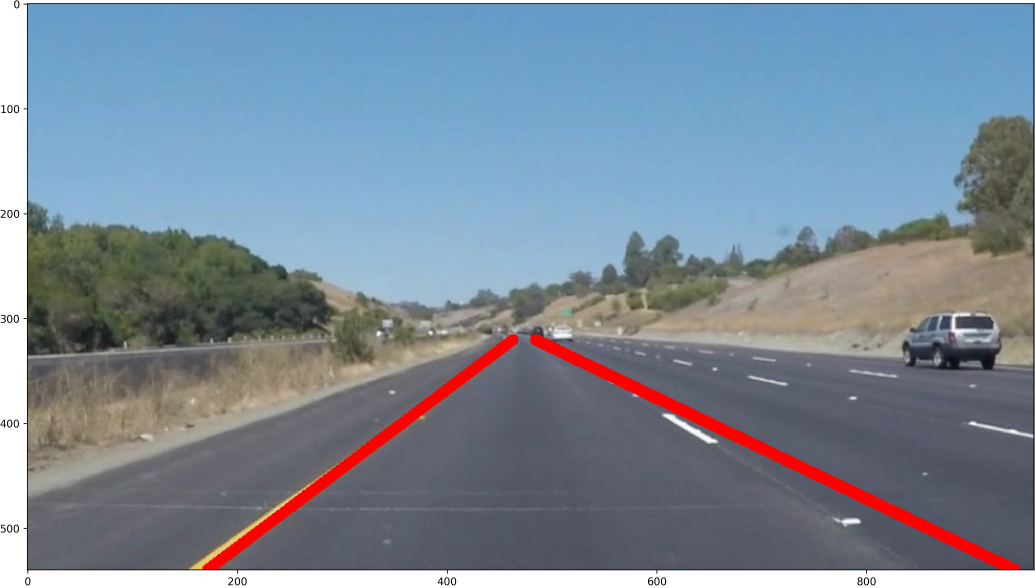
#> input picture lane_detect_example.jpg, 4138 x 2350 px (shown at 1/4 size)
$ python -i detect.py   (imports and definitions only)
#> lines starting #> are read from the running program, lines starting #| are printed output that depends on the picture; after the words box and inside, x2 and y2 are one past the last pixel; in counts of white or black regions, pixels touching at a corner belong together
#3rd party dependencies
import numpy as np
import cv2

# set tuning parameters for algortithms
# gaussian blurring param:
kernel_size = 5  # Gaussian blur kernel must be odd number
# canny edge detection params:
low_thresh = 50  # low gradient threshold
hi_thresh = 150  # high gradient threshold
# hough transform params:
rho = 1  # distance resolution of the accumulator in pixels
theta = np.pi / 180  # angle resolution of the accumulator in radians
threshold = 2  # votes needed to return line (>threshold).
min_line_len = 50
max_line_gap = 20


def detect(raw_image):
    gray_image = cv2.cvtColor(raw_image, cv2.COLOR_RGB2GRAY)
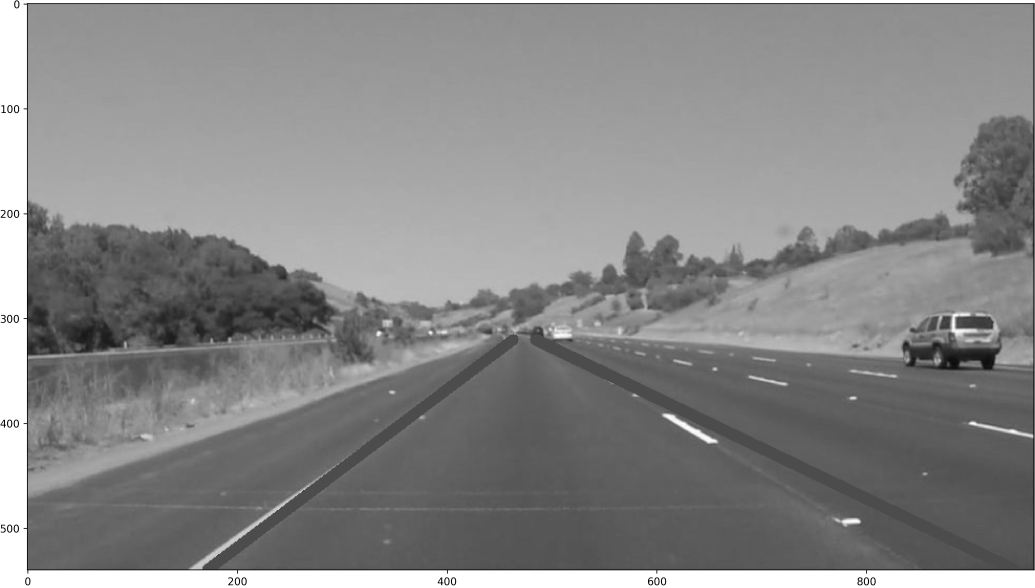
#> gray_image: shape (2350, 4138) (shown at 1/4 size); min 0, max 255, mean 135.2

    # gaussian blur + canny edge detection
    gaussian_image = cv2.GaussianBlur(gray_image, (kernel_size, kernel_size), 0)
    edges_image = cv2.Canny(gaussian_image, low_thresh, hi_thresh)
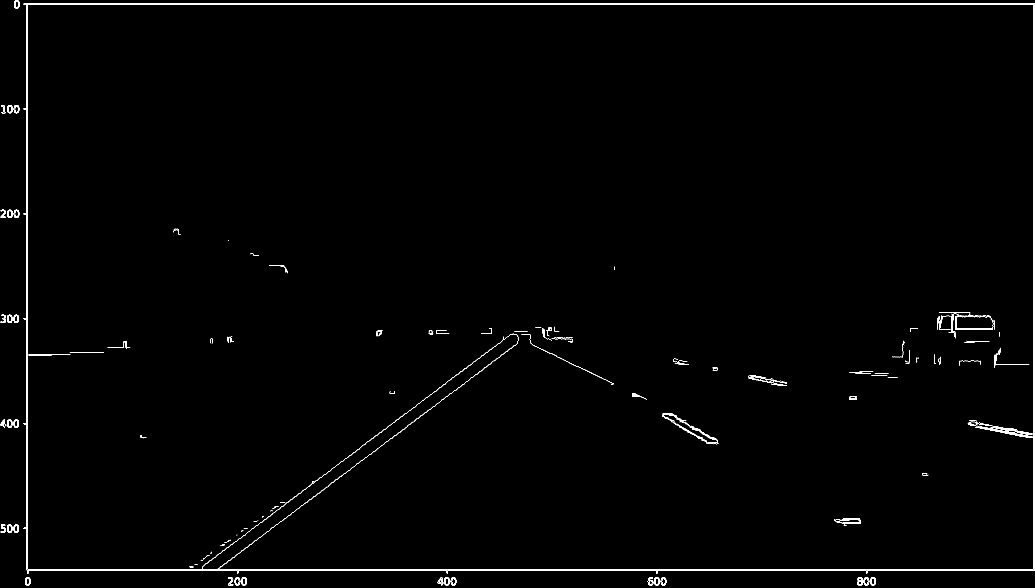
#> edges_image: shape (2350, 4138) (shown at 1/4 size); 0.45% white in thin lines or dots

    # crop
    mask = np.zeros_like(edges_image)
    imshape = raw_image.shape
#> imshape = (2350, 4138, 3)
    vertices = np.array([[(75, imshape[0]), (imshape[1] / 2 - 50, imshape[0] / 2 + 50),
                          (imshape[1] / 2 + 50, imshape[0] / 2 + 50), (imshape[1] - 75, imshape[0])]], dtype=np.int32)
    cv2.fillPoly(mask, vertices, 255)
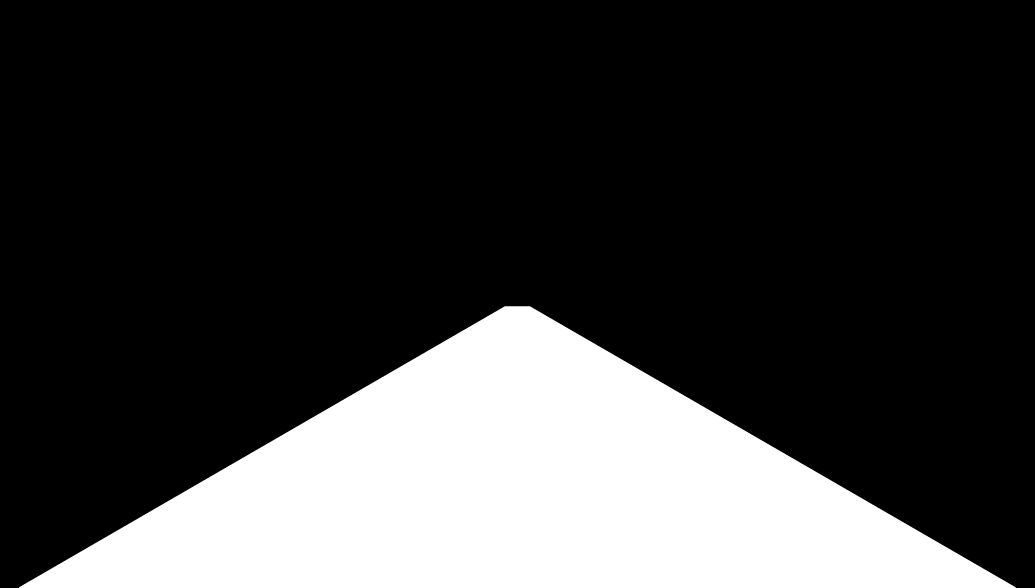
#> mask: shape (2350, 4138) (shown at 1/4 size); 23.7% white; 1 white region, box (x1, y1, x2, y2) and area: (76, 1225, 4063, 2350) 2300319
    masked_edges_image = cv2.bitwise_and(edges_image, mask)
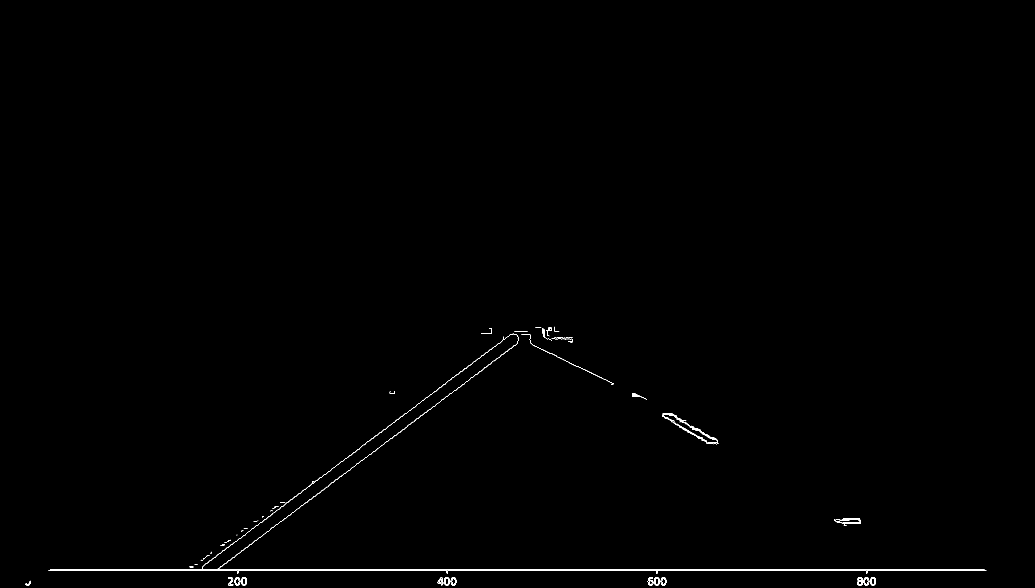
#> masked_edges_image: shape (2350, 4138) (shown at 1/4 size); 0.17% white in thin lines or dots, all inside (x1, y1, x2, y2) = (102, 1307, 3946, 2342)

    # lines via hough transform
    lines = cv2.HoughLinesP(masked_edges_image, rho, theta, threshold, np.array([]), min_line_len, max_line_gap)
#> lines = 121 rows, first 6: [200, 2277, 3938, 2277], [193, 2281, 3945, 2281], [2751, 1729, 2809, 1751], [2227, 1427, 2453, 1533], [810, 2266, 2057, 1326], [3433, 2323, 3502, 2323]

    # extract + lines from hough data structure. Associate slope so we can sort by it.
    pos_lines = [[x1, y1, x2, y2, (y2 - y1) / (x2 - x1)] for [[x1, y1, x2, y2]] in lines if
                 (y2 - y1) / (x2 - x1) >= 0]  # lines with + slope.
#> pos_lines = 62 items, first 6: [200, 2277, 3938, 2277, 0], [193, 2281, 3945, 2281, 0], [2751, 1729, 2809, 1751, 0.379], [2227, 1427, 2453, 1533, 0.469], [3433, 2323, 3502, 2323, 0], [1751, 2329, 1824, 2329, 0]
    pos_lines.sort(key=lambda p: p[4])  # sort by slope
    x1, y1, x2, y2, pos_M = pos_lines[len(pos_lines) // 2 - 1]  # find line with median slope
#> x1 = 927; y1 = 2317; x2 = 986; y2 = 2319; pos_M = 0.0339
    pos_B = y1 - pos_M * x1  # compute y intercept
#> pos_B = 2285.6
    # compute lane line
    pos_Y1 = int(imshape[0])
#> pos_Y1 = 2350
    pos_X1 = int((pos_Y1 - pos_B) / pos_M)
#> pos_X1 = 1900
    pos_Y2 = int(imshape[0] / 2 + 50)
#> pos_Y2 = 1225
    pos_X2 = int((pos_Y2 - pos_B) / pos_M)
#> pos_X2 = -31287

    # extract - lines from hough data structure. Associate slope so we can sort by it.
    neg_lines = [[x1, y1, x2, y2, (y2 - y1) / (x2 - x1)] for [[x1, y1, x2, y2]] in lines if
                 (y2 - y1) / (x2 - x1) < 0]  # lines with - slope.
#> neg_lines = 59 items, first 6: [810, 2266, 2057, 1326, -0.754], [1284, 1964, 2071, 1371, -0.753], [3430, 2316, 3499, 2312, -0.058], [873, 2274, 2071, 1372, -0.753], [3430, 2333, 3502, 2328, -0.0694], [1075, 2124, 1673, 1674, -0.753]
    neg_lines.sort(key=lambda n: n[4])  # sort by slope
    x1, y1, x2, y2, neg_M = neg_lines[len(neg_lines) // 2 - 1]  # find line with median slope
#> x1 = 3431; y1 = 2321; x2 = 3501; y2 = 2316; neg_M = -0.0714
    neg_B = y1 - neg_M * x1  # compute y intercept
#> neg_B = 2566.1
    # compute lane line
    neg_Y1 = int(imshape[0])
#> neg_Y1 = 2350
    neg_X1 = int((neg_Y1 - neg_B) / neg_M)
#> neg_X1 = 3024
    neg_Y2 = int(imshape[0] / 2 + 50)
#> neg_Y2 = 1225
    neg_X2 = int((neg_Y2 - neg_B) / neg_M)
#> neg_X2 = 18775

    return [(pos_X1, pos_Y1), (pos_X2, pos_Y2), (neg_X1, neg_Y1), (neg_X2, neg_Y2)]

>>> import cv2
>>> picture = cv2.cvtColor(cv2.imread('lane_detect_example.jpg'), cv2.COLOR_BGR2RGB)
>>> result = detect(picture)
#> result = [(1900, 2350), (-31287, 1225), (3024, 2350), (18775, 1225)]

$ run again, on multiimg_example.jpg
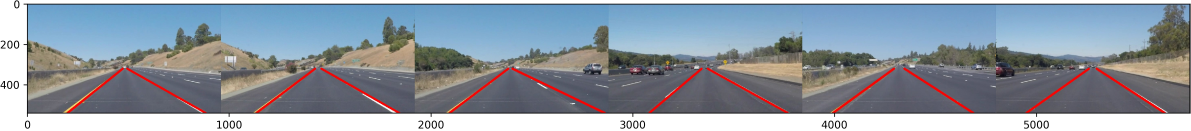
#> input picture multiimg_example.jpg, 4762 x 523 px (shown at 1/4 size)
#> in detect, `edges_image = cv2.Canny(gaussian_image, low_thresh, hi_thresh)`:
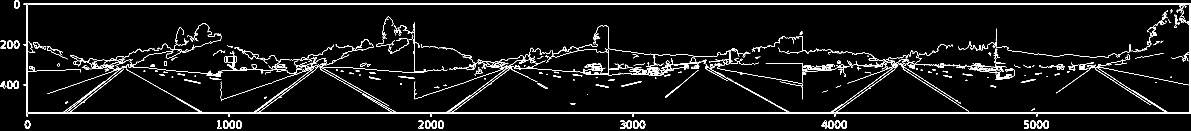
#> edges_image: shape (523, 4762) (shown at 1/4 size); 2.8% white in thin lines or dots
#> mask: shape (523, 4762); 20.1% white; 1 white region, box (x1, y1, x2, y2) and area: (85, 311, 4678, 523) 499599
#> in detect, `masked_edges_image = cv2.bitwise_and(edges_image, mask)`:
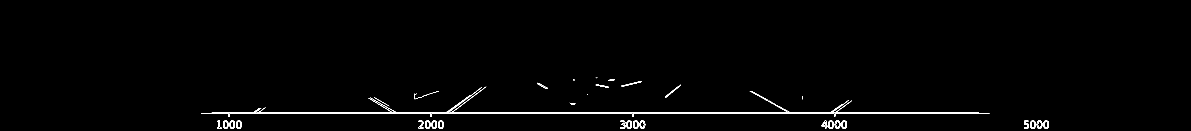
#> masked_edges_image: shape (523, 4762) (shown at 1/4 size); 0.49% white in thin lines or dots, all inside (x1, y1, x2, y2) = (804, 311, 4196, 515)
#> lines = 105 rows, first 6: [2075, 450, 2131, 450], [3660, 450, 3711, 450], [804, 454, 3958, 454], [3301, 512, 3382, 513], [1674, 487, 1772, 487], [2485, 482, 2545, 482]
#> pos_lines = 66 items, first 6: [2075, 450, 2131, 450, 0], [3660, 450, 3711, 450, 0], [804, 454, 3958, 454, 0], [3301, 512, 3382, 513, 0.0123], [1674, 487, 1772, 487, 0], [2485, 482, 2545, 482, 0]
#> in detect, `x1, y1, x2, y2, pos_M = pos_lines[len(pos_lines) // 2 - 1]`: x1 = 1688; y1 = 493; x2 = 1774; y2 = 496; pos_M = 0.0349
#> pos_B = 434.1
#> pos_X1 = 2548
#> pos_X2 = -3529
#> neg_lines = 39 items, first 6: [4128, 509, 4194, 492, -0.258], [1674, 509, 1765, 482, -0.297], [4096, 512, 4153, 483, -0.509], [871, 514, 962, 512, -0.022], [4098, 513, 4157, 482, -0.525], [4102, 514, 4166, 487, -0.422]
#> in detect, `x1, y1, x2, y2, neg_M = neg_lines[len(neg_lines) // 2 - 1]`: x1 = 1674; y1 = 509; x2 = 1765; y2 = 482; neg_M = -0.297
#> neg_B = 1005.7
#> neg_X1 = 1626
#> neg_X2 = 2341
#> result = [(2548, 523), (-3529, 311), (1626, 523), (2341, 311)]
